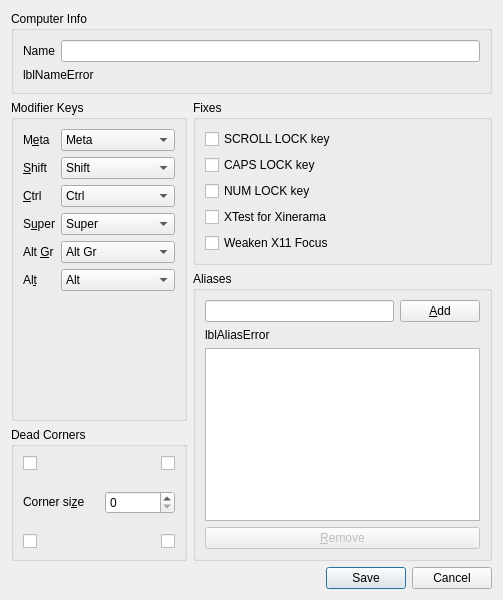
<?xml version="1.0" encoding="UTF-8"?>
<ui version="4.0">
 <class>ComputerSettingsDialog</class>
 <widget class="QDialog" name="ComputerSettingsDialog">
  <property name="geometry">
   <rect>
    <x>0</x>
    <y>0</y>
    <width>503</width>
    <height>600</height>
   </rect>
  </property>
  <property name="windowTitle">
   <string>Computer settings</string>
  </property>
  <layout class="QVBoxLayout" name="_2">
   <item>
    <widget class="QGroupBox" name="groupComputerName">
     <property name="sizePolicy">
      <sizepolicy hsizetype="Preferred" vsizetype="Maximum">
       <horstretch>0</horstretch>
       <verstretch>0</verstretch>
      </sizepolicy>
     </property>
     <property name="title">
      <string>Computer Info</string>
     </property>
     <layout class="QVBoxLayout" name="_3">
      <item>
       <layout class="QHBoxLayout" name="_4">
        <item>
         <widget class="QLabel" name="label_7">
          <property name="sizePolicy">
           <sizepolicy hsizetype="Preferred" vsizetype="Fixed">
            <horstretch>0</horstretch>
            <verstretch>0</verstretch>
           </sizepolicy>
          </property>
          <property name="text">
           <string>Name</string>
          </property>
          <property name="buddy">
           <cstring>lineNameEdit</cstring>
          </property>
         </widget>
        </item>
        <item>
         <widget class="QLineEdit" name="lineNameEdit">
          <property name="sizePolicy">
           <sizepolicy hsizetype="Expanding" vsizetype="Fixed">
            <horstretch>0</horstretch>
            <verstretch>0</verstretch>
           </sizepolicy>
          </property>
          <property name="maxLength">
           <number>255</number>
          </property>
         </widget>
        </item>
       </layout>
      </item>
      <item>
       <widget class="QLabel" name="lblNameError">
        <property name="sizePolicy">
         <sizepolicy hsizetype="Preferred" vsizetype="Fixed">
          <horstretch>0</horstretch>
          <verstretch>0</verstretch>
         </sizepolicy>
        </property>
        <property name="minimumSize">
         <size>
          <width>0</width>
          <height>0</height>
         </size>
        </property>
        <property name="text">
         <string notr="true">lblNameError</string>
        </property>
        <property name="alignment">
         <set>Qt::AlignmentFlag::AlignLeading|Qt::AlignmentFlag::AlignLeft|Qt::AlignmentFlag::AlignVCenter</set>
        </property>
       </widget>
      </item>
     </layout>
    </widget>
   </item>
   <item>
    <layout class="QHBoxLayout" name="layoutOptions">
     <item>
      <layout class="QVBoxLayout" name="layoutLeftSide">
       <item>
        <widget class="QGroupBox" name="groupModifers">
         <property name="title">
          <string>Modifier Keys</string>
         </property>
         <layout class="QFormLayout" name="formLayout_2">
          <item row="0" column="0">
           <widget class="QLabel" name="label_5">
            <property name="maximumSize">
             <size>
              <width>40</width>
              <height>16777215</height>
             </size>
            </property>
            <property name="text">
             <string>M&amp;eta</string>
            </property>
            <property name="buddy">
             <cstring>comboMeta</cstring>
            </property>
           </widget>
          </item>
          <item row="4" column="0">
           <widget class="QLabel" name="label_3">
            <property name="text">
             <string>&amp;Ctrl</string>
            </property>
            <property name="buddy">
             <cstring>comboCtrl</cstring>
            </property>
           </widget>
          </item>
          <item row="6" column="0">
           <widget class="QLabel" name="label_6">
            <property name="text">
             <string>S&amp;uper</string>
            </property>
            <property name="buddy">
             <cstring>comboSuper</cstring>
            </property>
           </widget>
          </item>
          <item row="9" column="0">
           <widget class="QLabel" name="label_4">
            <property name="text">
             <string>Al&amp;t</string>
            </property>
            <property name="buddy">
             <cstring>comboAlt</cstring>
            </property>
           </widget>
          </item>
          <item row="0" column="1">
           <widget class="QComboBox" name="comboMeta">
            <property name="currentIndex">
             <number>3</number>
            </property>
            <item>
             <property name="text">
              <string>Shift</string>
             </property>
            </item>
            <item>
             <property name="text">
              <string>Ctrl</string>
             </property>
            </item>
            <item>
             <property name="text">
              <string>Alt</string>
             </property>
            </item>
            <item>
             <property name="text">
              <string>Meta</string>
             </property>
            </item>
            <item>
             <property name="text">
              <string>Super</string>
             </property>
            </item>
            <item>
             <property name="text">
              <string>Alt Gr</string>
             </property>
            </item>
            <item>
             <property name="text">
              <string>None</string>
             </property>
            </item>
           </widget>
          </item>
          <item row="2" column="1">
           <widget class="QComboBox" name="comboShift">
            <item>
             <property name="text">
              <string>Shift</string>
             </property>
            </item>
            <item>
             <property name="text">
              <string>Ctrl</string>
             </property>
            </item>
            <item>
             <property name="text">
              <string>Alt</string>
             </property>
            </item>
            <item>
             <property name="text">
              <string>Meta</string>
             </property>
            </item>
            <item>
             <property name="text">
              <string>Super</string>
             </property>
            </item>
            <item>
             <property name="text">
              <string>Alt Gr</string>
             </property>
            </item>
            <item>
             <property name="text">
              <string>None</string>
             </property>
            </item>
           </widget>
          </item>
          <item row="2" column="0">
           <widget class="QLabel" name="label_2">
            <property name="maximumSize">
             <size>
              <width>40</width>
              <height>16777215</height>
             </size>
            </property>
            <property name="text">
             <string>&amp;Shift</string>
            </property>
            <property name="buddy">
             <cstring>comboShift</cstring>
            </property>
           </widget>
          </item>
          <item row="9" column="1">
           <widget class="QComboBox" name="comboAlt">
            <property name="currentIndex">
             <number>2</number>
            </property>
            <item>
             <property name="text">
              <string>Shift</string>
             </property>
            </item>
            <item>
             <property name="text">
              <string>Ctrl</string>
             </property>
            </item>
            <item>
             <property name="text">
              <string>Alt</string>
             </property>
            </item>
            <item>
             <property name="text">
              <string>Meta</string>
             </property>
            </item>
            <item>
             <property name="text">
              <string>Super</string>
             </property>
            </item>
            <item>
             <property name="text">
              <string>Alt Gr</string>
             </property>
            </item>
            <item>
             <property name="text">
              <string>None</string>
             </property>
            </item>
           </widget>
          </item>
          <item row="6" column="1">
           <widget class="QComboBox" name="comboSuper">
            <property name="currentIndex">
             <number>4</number>
            </property>
            <item>
             <property name="text">
              <string>Shift</string>
             </property>
            </item>
            <item>
             <property name="text">
              <string>Ctrl</string>
             </property>
            </item>
            <item>
             <property name="text">
              <string>Alt</string>
             </property>
            </item>
            <item>
             <property name="text">
              <string>Meta</string>
             </property>
            </item>
            <item>
             <property name="text">
              <string>Super</string>
             </property>
            </item>
            <item>
             <property name="text">
              <string>Alt Gr</string>
             </property>
            </item>
            <item>
             <property name="text">
              <string>None</string>
             </property>
            </item>
           </widget>
          </item>
          <item row="4" column="1">
           <widget class="QComboBox" name="comboCtrl">
            <property name="currentIndex">
             <number>1</number>
            </property>
            <item>
             <property name="text">
              <string>Shift</string>
             </property>
            </item>
            <item>
             <property name="text">
              <string>Ctrl</string>
             </property>
            </item>
            <item>
             <property name="text">
              <string>Alt</string>
             </property>
            </item>
            <item>
             <property name="text">
              <string>Meta</string>
             </property>
            </item>
            <item>
             <property name="text">
              <string>Super</string>
             </property>
            </item>
            <item>
             <property name="text">
              <string>Alt Gr</string>
             </property>
            </item>
            <item>
             <property name="text">
              <string>None</string>
             </property>
            </item>
           </widget>
          </item>
          <item row="8" column="0">
           <widget class="QLabel" name="labelAltGr">
            <property name="text">
             <string>Alt &amp;Gr</string>
            </property>
            <property name="buddy">
             <cstring>comboAltGr</cstring>
            </property>
           </widget>
          </item>
          <item row="8" column="1">
           <widget class="QComboBox" name="comboAltGr">
            <property name="currentIndex">
             <number>5</number>
            </property>
            <item>
             <property name="text">
              <string>Shift</string>
             </property>
            </item>
            <item>
             <property name="text">
              <string>Ctrl</string>
             </property>
            </item>
            <item>
             <property name="text">
              <string>Alt</string>
             </property>
            </item>
            <item>
             <property name="text">
              <string>Meta</string>
             </property>
            </item>
            <item>
             <property name="text">
              <string>Super</string>
             </property>
            </item>
            <item>
             <property name="text">
              <string>Alt Gr</string>
             </property>
            </item>
            <item>
             <property name="text">
              <string>None</string>
             </property>
            </item>
           </widget>
          </item>
         </layout>
        </widget>
       </item>
       <item>
        <widget class="QGroupBox" name="groupDeadCorners">
         <property name="title">
          <string>Dead Corners</string>
         </property>
         <layout class="QVBoxLayout" name="verticalLayout_2">
          <property name="spacing">
           <number>20</number>
          </property>
          <property name="sizeConstraint">
           <enum>QLayout::SizeConstraint::SetMinAndMaxSize</enum>
          </property>
          <item>
           <layout class="QHBoxLayout" name="layoutDeadCornersTop">
            <item>
             <widget class="QCheckBox" name="chkDeadTopLeft">
              <property name="minimumSize">
               <size>
                <width>0</width>
                <height>0</height>
               </size>
              </property>
              <property name="toolTip">
               <string>Top Left</string>
              </property>
              <property name="autoRepeatInterval">
               <number>100</number>
              </property>
             </widget>
            </item>
            <item>
             <widget class="QCheckBox" name="chkDeadTopRight">
              <property name="minimumSize">
               <size>
                <width>0</width>
                <height>0</height>
               </size>
              </property>
              <property name="toolTip">
               <string>Top Right</string>
              </property>
              <property name="layoutDirection">
               <enum>Qt::LayoutDirection::RightToLeft</enum>
              </property>
             </widget>
            </item>
           </layout>
          </item>
          <item>
           <layout class="QHBoxLayout" name="layoutCornerSize">
            <item>
             <widget class="QLabel" name="label">
              <property name="sizePolicy">
               <sizepolicy hsizetype="Fixed" vsizetype="Fixed">
                <horstretch>0</horstretch>
                <verstretch>0</verstretch>
               </sizepolicy>
              </property>
              <property name="text">
               <string>Corner si&amp;ze</string>
              </property>
              <property name="buddy">
               <cstring>sbSwitchCornerSize</cstring>
              </property>
             </widget>
            </item>
            <item>
             <widget class="QSpinBox" name="sbSwitchCornerSize">
              <property name="sizePolicy">
               <sizepolicy hsizetype="Preferred" vsizetype="Fixed">
                <horstretch>0</horstretch>
                <verstretch>0</verstretch>
               </sizepolicy>
              </property>
              <property name="minimumSize">
               <size>
                <width>70</width>
                <height>0</height>
               </size>
              </property>
             </widget>
            </item>
           </layout>
          </item>
          <item>
           <layout class="QHBoxLayout" name="layoutDeadCornersBottom">
            <item>
             <widget class="QCheckBox" name="chkDeadBottomLeft">
              <property name="minimumSize">
               <size>
                <width>0</width>
                <height>0</height>
               </size>
              </property>
              <property name="toolTip">
               <string>Bottom Left</string>
              </property>
             </widget>
            </item>
            <item>
             <widget class="QCheckBox" name="chkDeadBottomRight">
              <property name="minimumSize">
               <size>
                <width>0</width>
                <height>0</height>
               </size>
              </property>
              <property name="toolTip">
               <string>Bottom Right</string>
              </property>
              <property name="layoutDirection">
               <enum>Qt::LayoutDirection::RightToLeft</enum>
              </property>
             </widget>
            </item>
           </layout>
          </item>
         </layout>
        </widget>
       </item>
      </layout>
     </item>
     <item>
      <layout class="QVBoxLayout" name="layoutRightSide">
       <item>
        <widget class="QGroupBox" name="groupFixes">
         <property name="title">
          <string>Fixes</string>
         </property>
         <layout class="QVBoxLayout" name="verticalLayout_3">
          <item>
           <widget class="QCheckBox" name="chkFixScrollLock">
            <property name="sizePolicy">
             <sizepolicy hsizetype="Minimum" vsizetype="Preferred">
              <horstretch>0</horstretch>
              <verstretch>0</verstretch>
             </sizepolicy>
            </property>
            <property name="text">
             <string>SCROLL LOCK key</string>
            </property>
           </widget>
          </item>
          <item>
           <widget class="QCheckBox" name="chkFixCapsLock">
            <property name="sizePolicy">
             <sizepolicy hsizetype="Minimum" vsizetype="Preferred">
              <horstretch>0</horstretch>
              <verstretch>0</verstretch>
             </sizepolicy>
            </property>
            <property name="text">
             <string>CAPS LOCK key</string>
            </property>
           </widget>
          </item>
          <item>
           <widget class="QCheckBox" name="chkFixNumLock">
            <property name="sizePolicy">
             <sizepolicy hsizetype="Minimum" vsizetype="Preferred">
              <horstretch>0</horstretch>
              <verstretch>0</verstretch>
             </sizepolicy>
            </property>
            <property name="text">
             <string>NUM LOCK key</string>
            </property>
           </widget>
          </item>
          <item>
           <widget class="QCheckBox" name="chkFixXTest">
            <property name="sizePolicy">
             <sizepolicy hsizetype="Minimum" vsizetype="Preferred">
              <horstretch>0</horstretch>
              <verstretch>0</verstretch>
             </sizepolicy>
            </property>
            <property name="text">
             <string>XTest for Xinerama</string>
            </property>
            <property name="checked">
             <bool>false</bool>
            </property>
           </widget>
          </item>
          <item>
           <widget class="QCheckBox" name="chkWeakX11Focus">
            <property name="toolTip">
             <string>X11 computers Only, When enabled the client will not give focus to its focused window as soon as the client is switched to. This can help prevent unwanted focus stealing with some X11 setups.</string>
            </property>
            <property name="text">
             <string>Weaken X11 Focus</string>
            </property>
           </widget>
          </item>
         </layout>
        </widget>
       </item>
       <item>
        <widget class="QGroupBox" name="groupAliases">
         <property name="sizePolicy">
          <sizepolicy hsizetype="Preferred" vsizetype="Expanding">
           <horstretch>0</horstretch>
           <verstretch>0</verstretch>
          </sizepolicy>
         </property>
         <property name="title">
          <string>Aliases</string>
         </property>
         <layout class="QVBoxLayout" name="verticalLayout">
          <item>
           <layout class="QHBoxLayout" name="horizontalLayout">
            <item>
             <widget class="QLineEdit" name="lineAddAlias">
              <property name="sizePolicy">
               <sizepolicy hsizetype="Expanding" vsizetype="Fixed">
                <horstretch>0</horstretch>
                <verstretch>0</verstretch>
               </sizepolicy>
              </property>
              <property name="minimumSize">
               <size>
                <width>168</width>
                <height>20</height>
               </size>
              </property>
              <property name="maxLength">
               <number>255</number>
              </property>
             </widget>
            </item>
            <item>
             <widget class="QPushButton" name="btnAddAlias">
              <property name="enabled">
               <bool>true</bool>
              </property>
              <property name="text">
               <string>&amp;Add</string>
              </property>
             </widget>
            </item>
           </layout>
          </item>
          <item>
           <widget class="QLabel" name="lblAliasError">
            <property name="sizePolicy">
             <sizepolicy hsizetype="Minimum" vsizetype="Maximum">
              <horstretch>0</horstretch>
              <verstretch>0</verstretch>
             </sizepolicy>
            </property>
            <property name="minimumSize">
             <size>
              <width>0</width>
              <height>0</height>
             </size>
            </property>
            <property name="maximumSize">
             <size>
              <width>16777215</width>
              <height>16777215</height>
             </size>
            </property>
            <property name="text">
             <string notr="true">lblAliasError</string>
            </property>
            <property name="wordWrap">
             <bool>true</bool>
            </property>
           </widget>
          </item>
          <item>
           <widget class="QListWidget" name="listAliases">
            <property name="sizePolicy">
             <sizepolicy hsizetype="Preferred" vsizetype="Expanding">
              <horstretch>0</horstretch>
              <verstretch>0</verstretch>
             </sizepolicy>
            </property>
            <property name="minimumSize">
             <size>
              <width>0</width>
              <height>0</height>
             </size>
            </property>
            <property name="maximumSize">
             <size>
              <width>16777215</width>
              <height>16777215</height>
             </size>
            </property>
            <property name="selectionMode">
             <enum>QAbstractItemView::SelectionMode::ExtendedSelection</enum>
            </property>
           </widget>
          </item>
          <item>
           <widget class="QPushButton" name="btnRemoveAlias">
            <property name="enabled">
             <bool>false</bool>
            </property>
            <property name="text">
             <string>&amp;Remove</string>
            </property>
           </widget>
          </item>
         </layout>
        </widget>
       </item>
      </layout>
     </item>
    </layout>
   </item>
   <item>
    <widget class="QDialogButtonBox" name="buttonBox">
     <property name="minimumSize">
      <size>
       <width>0</width>
       <height>0</height>
      </size>
     </property>
     <property name="orientation">
      <enum>Qt::Orientation::Horizontal</enum>
     </property>
     <property name="standardButtons">
      <set>QDialogButtonBox::StandardButton::Cancel|QDialogButtonBox::StandardButton::Save</set>
     </property>
    </widget>
   </item>
  </layout>
 </widget>
 <tabstops>
  <tabstop>lineNameEdit</tabstop>
  <tabstop>comboMeta</tabstop>
  <tabstop>comboShift</tabstop>
  <tabstop>comboCtrl</tabstop>
  <tabstop>comboSuper</tabstop>
  <tabstop>comboAltGr</tabstop>
  <tabstop>comboAlt</tabstop>
  <tabstop>chkDeadTopLeft</tabstop>
  <tabstop>chkDeadTopRight</tabstop>
  <tabstop>sbSwitchCornerSize</tabstop>
  <tabstop>chkDeadBottomLeft</tabstop>
  <tabstop>chkDeadBottomRight</tabstop>
  <tabstop>chkFixScrollLock</tabstop>
  <tabstop>chkFixCapsLock</tabstop>
  <tabstop>chkFixNumLock</tabstop>
  <tabstop>chkFixXTest</tabstop>
  <tabstop>lineAddAlias</tabstop>
  <tabstop>btnAddAlias</tabstop>
  <tabstop>listAliases</tabstop>
  <tabstop>btnRemoveAlias</tabstop>
 </tabstops>
 <resources/>
 <connections/>
</ui>
